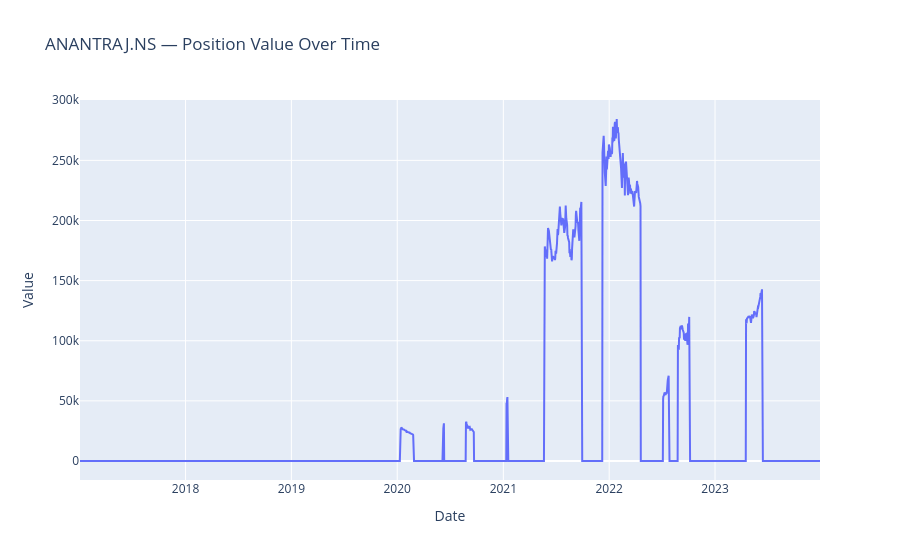

Notebook code cell kept with this figure:
### Code cell
shares = bt.all_positions[stock]

stock_value = shares * close_price

fig = go.Figure()

fig.add_trace(
    go.Scatter(
        x=stock_value.index,
        y=stock_value.values,
        mode="lines",
        name=f"{stock} Position Value"
    )
)

fig.update_layout(
    title=f"{stock} — Position Value Over Time",
    xaxis_title="Date",
    yaxis_title="Value",
    hovermode="x unified"
)

fig.show()

### Figure 1 — Plotly figure (JSON) as saved in the notebook; plotly's stock layout.template omitted (floating-point values rounded to 4 significant figures; data arrays with more than 128 entries replaced by an {"elided": "..."} marker saying what was removed)
{"data": [{"mode": "lines", "name": "ANANTRAJ.NS Position Value", "type": "scatter", "x": {"elided": "1729 str values"}, "y": {"elided": "1729 float values"}}], "layout": {"hovermode": "x unified", "title": {"text": "ANANTRAJ.NS — Position Value Over Time"}, "xaxis": {"title": {"text": "Date"}}, "yaxis": {"title": {"text": "Value"}}}}
